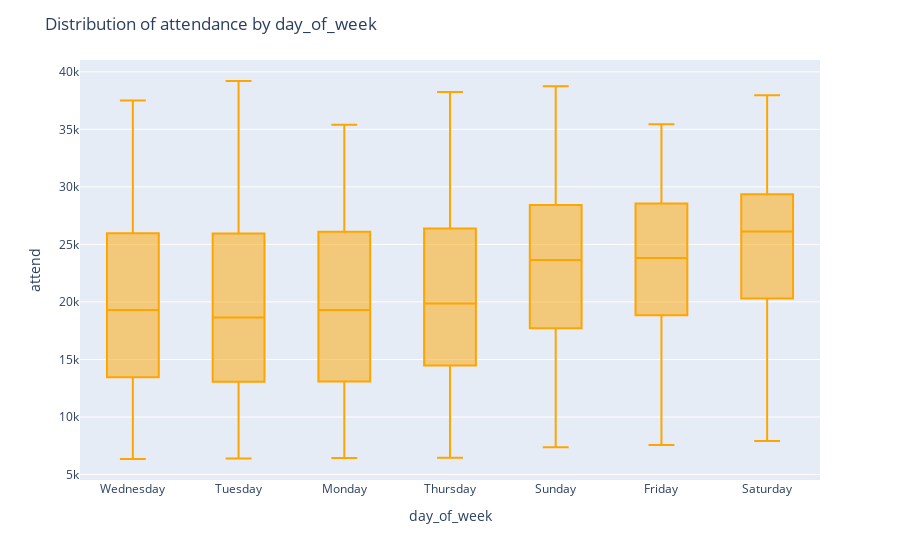

Notebook code for this chart:
### Markdown cell above
#### Relationship of day_of_week with attendance

### Code cell
construction_df = construction_df.sort_values('attend')
# Plot Neighborhoods against their distribution of housing price using box plot
fig = px.box(construction_df,y="attend",  x="day_of_week"
            , color_discrete_sequence=["orange"], orientation = 'v')

fig.update_layout(title = "Distribution of attendance by day_of_week")
fig.show()

### Figure 1 — Plotly figure (JSON) as saved in the notebook; plotly's stock layout.template omitted (floating-point values rounded to 4 significant figures; data arrays with more than 128 entries replaced by an {"elided": "..."} marker saying what was removed)
{"data": [{"alignmentgroup": "True", "hovertemplate": "day_of_week=%{x}<br>attend=%{y}<extra></extra>", "legendgroup": "", "marker": {"color": "orange"}, "name": "", "notched": false, "offsetgroup": "", "orientation": "v", "showlegend": false, "type": "box", "x": {"elided": "2181 str values"}, "x0": " ", "xaxis": "x", "y": {"elided": "2181 int values"}, "y0": " ", "yaxis": "y"}], "layout": {"boxmode": "group", "legend": {"tracegroupgap": 0}, "margin": {"t": 60}, "title": {"text": "Distribution of attendance by day_of_week"}, "xaxis": {"anchor": "y", "domain": [0, 1], "title": {"text": "day_of_week"}}, "yaxis": {"anchor": "x", "domain": [0, 1], "title": {"text": "attend"}}}}
